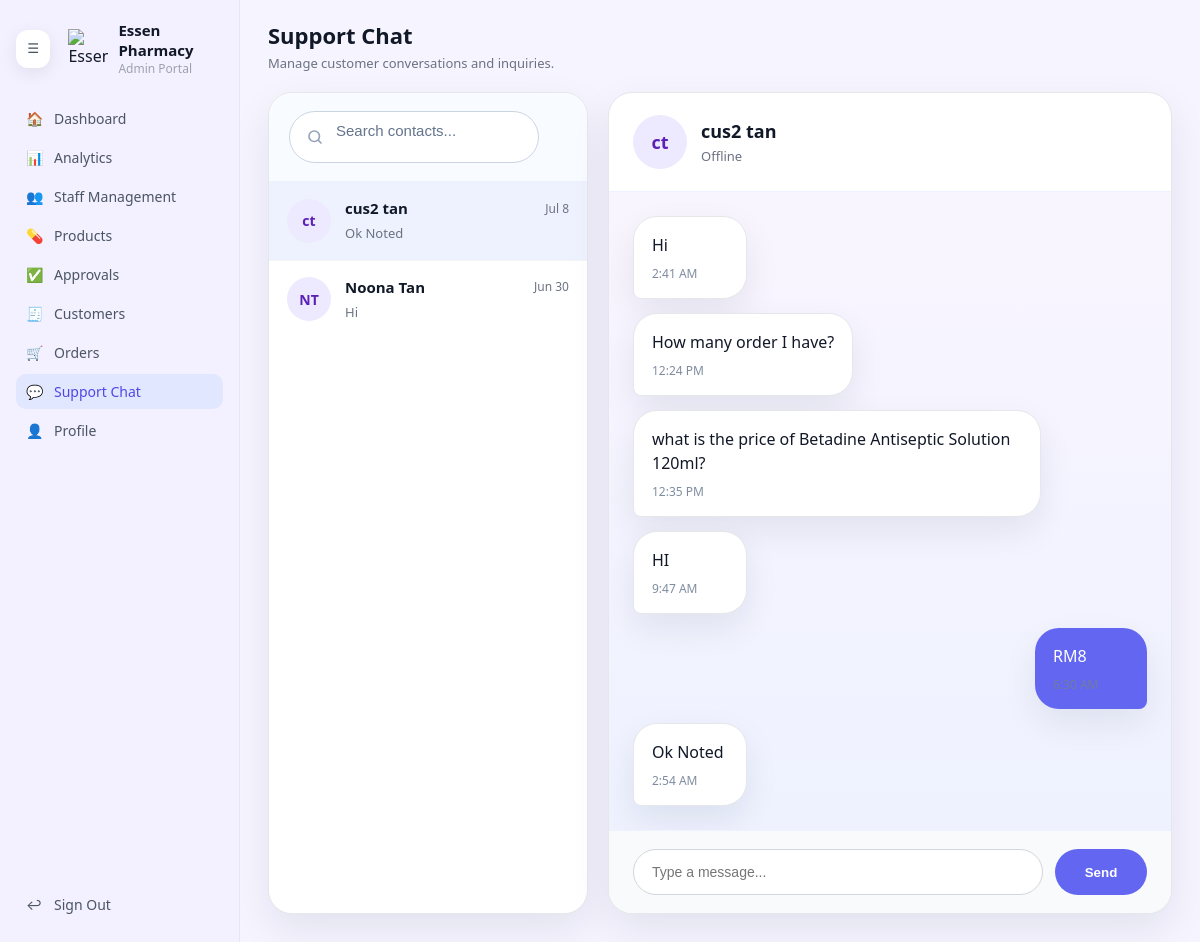
/admin/support-chat.php (signed in), run on the app's committed database.
### tables this page shows
CREATE TABLE `customers` (
  `customer_id` int(10) UNSIGNED NOT NULL,
  `user_id` int(10) UNSIGNED DEFAULT NULL,
  `customer_code` varchar(20) NOT NULL,
  `name` varchar(150) NOT NULL,
  `email` varchar(150) NOT NULL,
  `phone` varchar(40) DEFAULT NULL,
  `address` varchar(255) DEFAULT NULL,
  `join_date` date NOT NULL DEFAULT curdate(),
  `status` enum('active','inactive') NOT NULL DEFAULT 'active',
  `created_at` timestamp NULL DEFAULT current_timestamp(),
  `updated_at` timestamp NULL DEFAULT current_timestamp() ON UPDATE current_timestamp()
);

CREATE TABLE `support_chat` (
  `chat_id` int(10) UNSIGNED NOT NULL,
  `customer_id` int(10) UNSIGNED NOT NULL,
  `sender` enum('admin','customer') NOT NULL,
  `message` text NOT NULL,
  `created_at` timestamp NOT NULL DEFAULT current_timestamp(),
  `is_read` tinyint(1) NOT NULL DEFAULT 0
);

### admin/support-chat.php (the view, shortened to what this page needs)
<?php
require_once __DIR__ . '/../db.php';
$createContactsSql = <<<SQL
CREATE TABLE IF NOT EXISTS `support_chat` (
  `chat_id` int(10) UNSIGNED NOT NULL AUTO_INCREMENT,
  `customer_id` int(10) UNSIGNED NOT NULL,
  `sender` enum('admin','customer') NOT NULL,
  `message` text NOT NULL,
  `created_at` datetime NOT NULL DEFAULT current_timestamp(),
  `is_read` tinyint(1) NOT NULL DEFAULT 0,
  PRIMARY KEY (`chat_id`),
  KEY `idx_support_customer` (`customer_id`),
  CONSTRAINT `fk_support_customer` FOREIGN KEY (`customer_id`) REFERENCES `customers` (`customer_id`) ON DELETE CASCADE
) ENGINE=InnoDB DEFAULT CHARSET=utf8mb4 COLLATE=utf8mb4_unicode_ci;
SQL;
$conn->query($createContactsSql);
function escape(string $value): string
{
    return htmlspecialchars($value, ENT_QUOTES, 'UTF-8');
}
function formatRelativeTime(string $datetime): string
{
    $timestamp = strtotime($datetime);
    $diff = time() - $timestamp;
    return date('M j', $timestamp);
}
function formatTime(string $datetime): string
{
    $timestamp = strtotime($datetime);
    return date('g:i A', $timestamp);
}
$searchQuery = trim($_GET['search'] ?? '');
$selectedContactId = intval($_GET['contact_id'] ?? 0);
$contacts = [];
$contactQuery = "SELECT c.customer_id, c.name,
    (SELECT message FROM support_chat WHERE customer_id = c.customer_id ORDER BY created_at DESC LIMIT 1) AS last_message,
    (SELECT created_at FROM support_chat WHERE customer_id = c.customer_id ORDER BY created_at DESC LIMIT 1) AS last_active,
    (SELECT COUNT(*) FROM support_chat WHERE customer_id = c.customer_id AND sender = 'customer' AND is_read = 0) AS unread_count
    FROM customers c
    WHERE EXISTS (SELECT 1 FROM support_chat s WHERE s.customer_id = c.customer_id)";
$contactQuery .= ' ORDER BY last_active DESC';
$stmt = $conn->prepare($contactQuery);
if ($stmt) {
    $stmt->execute();
    $result = $stmt->get_result();
    while ($row = $result->fetch_assoc()) {
        $contacts[] = $row;
    }
}
$selectedContact = null;
if ($selectedContact === null && count($contacts) > 0) {
    $selectedContact = $contacts[0];
    $selectedContactId = intval($contacts[0]['customer_id']);
}
$messages = [];
if ($selectedContact !== null) {
    $messageStmt = $conn->prepare(
        'SELECT chat_id, sender, message, created_at FROM support_chat WHERE customer_id = ? ORDER BY created_at ASC'
    );
    if ($messageStmt) {
        $messageStmt->bind_param('i', $selectedContactId);
        $messageStmt->execute();
        $messageResult = $messageStmt->get_result();
        while ($row = $messageResult->fetch_assoc()) {
            $messages[] = $row;
        }
    }
}
function isContactOnline(string $lastActive): bool
{
    $timestamp = strtotime($lastActive);
    return (time() - $timestamp) < 600;
}
?>
<!DOCTYPE html>
<html lang="en">
<head>
    <link rel="stylesheet" href="css/admin-dashboard.css">
    <link rel="stylesheet" href="css/admin-chat.css?v=2">
</head>
<body>
<div class="admin-layout">
    <aside class="sidebar">
        <div class="sidebar-header">
            <button type="button" id="sidebarToggle" class="sidebar-toggle" aria-pressed="false" aria-label="Toggle sidebar">☰</button>
            <div class="logo-circle">
                <img src="../logo-transparent.png" alt="Essen Pharmacy" class="logo-image">
            </div>
            <div class="sidebar-brand">
                <div class="brand-title">Essen Pharmacy</div>
                <div class="brand-subtitle">Admin Portal</div>
            </div>
        </div>
        <nav class="sidebar-nav">
            <a href="dashboard.php" class="nav-item">
                <span class="nav-icon">🏠</span>
                <span class="nav-label">Dashboard</span>
            </a>
            <a href="analytics.php" class="nav-item">
                <span class="nav-icon">📊</span>
                <span class="nav-label">Analytics</span>
            </a>
            <a href="staff.php" class="nav-item">
                <span class="nav-icon">👥</span>
                <span class="nav-label">Staff Management</span>
            </a>
            <a href="products.php" class="nav-item">
                <span class="nav-icon">💊</span>
                <span class="nav-label">Products</span>
            </a>
            <a href="approvals.php" class="nav-item">
                <span class="nav-icon">✅</span>
                <span class="nav-label">Approvals</span>
            </a>
            <a href="customers.php" class="nav-item">
                <span class="nav-icon">🧾</span>
                <span class="nav-label">Customers</span>
            </a>
            <a href="orders.php" class="nav-item">
                <span class="nav-icon">🛒</span>
                <span class="nav-label">Orders</span>
            </a>
            <a href="support-chat.php" class="nav-item active">
                <span class="nav-icon">💬</span>
                <span class="nav-label">Support Chat</span>
            </a>
            <a href="profile.php" class="nav-item">
                <span class="nav-icon">👤</span>
                <span class="nav-label">Profile</span>
            </a>
        </nav>
        <div class="sidebar-footer">
            <a href="../logout.php" class="nav-item">
                <span class="nav-icon">↩</span>
                <span class="nav-label">Sign Out</span>
            </a>
        </div>
    </aside>
    <main class="main-content support-chat-main">
        <header class="main-header">
            <div>
                <h1>Support Chat</h1>
                <p>Manage customer conversations and inquiries.</p>
            </div>
        </header>
        <section class="support-chat-page">
            <div class="chat-shell">
                <div class="contact-panel">
                    <div class="search-bar">
                        <form method="get" action="support-chat.php" class="search-form">
                            <input
                                type="text"
                                name="search"
                                value="<?php echo escape($searchQuery); ?>"
                                placeholder="Search contacts..."
                                aria-label="Search contacts"
                            />
                        </form>
                    </div>
                    <div class="contacts-list">
                        <?php if (count($contacts) === 0): ?>
                            <div class="empty-state">
                                No conversations found.
                            </div>
                        <?php else: ?>
                            <?php foreach ($contacts as $contact): ?>
                                <?php $isSelected = $selectedContact && intval($contact['customer_id']) === intval($selectedContact['customer_id']); ?>
                                <a
                                    href="support-chat.php?contact_id=<?php echo intval($contact['customer_id']); ?>&search=<?php echo urlencode($searchQuery); ?>"
                                    class="contact-item<?php echo $isSelected ? ' selected' : ''; ?>"
                                >
                                    <div class="avatar-pill">
                                        <?php echo implode('', array_map(fn($namePart) => $namePart[0], explode(' ', $contact['name']))); ?>
                                    </div>
                                    <div class="contact-summary">
                                        <div class="contact-meta-row">
                                            <span class="contact-name"><?php echo escape($contact['name']); ?></span>
                                            <span class="contact-time"><?php echo escape(formatRelativeTime($contact['last_active'] ?: '')); ?></span>
                                        </div>
                                        <p class="contact-preview"><?php echo escape($contact['last_message'] ?? 'No messages yet'); ?></p>
                                    </div>
                                </a>
                            <?php endforeach; ?>
                        <?php endif; ?>
                    </div>
                </div>
                <div class="chat-panel">
                    <?php if ($selectedContact !== null): ?>
                        <div class="chat-header">
                            <div class="avatar-pill large">
                                <?php echo implode('', array_map(fn($namePart) => $namePart[0], explode(' ', $selectedContact['name']))); ?>
                            </div>
                            <div>
                                <div class="chat-title"><?php echo escape($selectedContact['name']); ?></div>
                                <div class="chat-subtitle"><?php echo isContactOnline($selectedContact['last_active']) ? 'Online' : 'Offline'; ?></div>
                            </div>
                        </div>
                        <div class="chat-body">
                            <?php if (count($messages) === 0): ?>
                                <div class="empty-state">
                                    No messages yet. Send the first response.
                                </div>
                            <?php else: ?>
                                <?php foreach ($messages as $message): ?>
                                    <?php $fromContact = $message['sender'] === 'customer'; ?>
                                    <div class="message-row <?php echo $fromContact ? 'contact' : 'admin'; ?>">
                                        <div class="msg-bubble <?php echo $fromContact ? 'contact' : 'admin'; ?>">
                                            <p><?php echo escape($message['message']); ?></p>
                                            <div class="message-time"><?php echo escape(formatTime($message['created_at'])); ?></div>
                                        </div>
                                    </div>
                                <?php endforeach; ?>
                            <?php endif; ?>
                        </div>
                        <form method="post" class="composer">
                            <input type="text" name="message" placeholder="Type a message..." autocomplete="off" />
                            <button type="submit">Send</button>
                        </form>
                    <?php else: ?>
                        <div class="empty-state full-height">
                            Select a conversation to start chatting.
                        </div>
                    <?php endif; ?>
                </div>
            </div>
        </section>
    </main>
</div>
</body>
</html>

### admin/css/admin-dashboard.css (style rules this page uses)
body { margin: 0; font-family: system-ui, -apple-system, BlinkMacSystemFont, "Segoe UI", sans-serif; background-color: #f5f4ff; color: #111827; }
.admin-layout { display: grid; grid-template-columns: 240px minmax(0, 1fr); min-height: 100vh; }
.sidebar { position: sticky; top: 0; height: 100vh; overflow-y: auto; background-color: #f3f0ff; border-right: 1px solid #e5e7eb; display: flex; flex-direction: column; padding: 20px 16px; box-sizing: border-box; min-width: 240px; transition: width 0.2s ease, padding 0.2s ease; }
.sidebar-header { display: flex; align-items: center; gap: 10px; margin-bottom: 24px; }
.logo-circle { width: 40px; height: 40px; border-radius: 0; display: flex; align-items: center; justify-content: center; background: transparent; color: inherit; overflow: visible; }
.logo-image { width: 40px; height: 40px; max-width: 40px; max-height: 40px; display: block; object-fit: contain; }
.sidebar-toggle { display: inline-flex; align-items: center; justify-content: center; width: 38px; height: 38px; border: none; border-radius: 12px; background: #ffffff; color: #4b5563; cursor: pointer; box-shadow: 0 5px 18px rgba(15, 23, 42, 0.08); transition: background 0.2s ease, transform 0.2s ease; margin-right: 8px; }
.sidebar-brand .brand-title { font-size: 15px; font-weight: 600; }
.sidebar-brand .brand-subtitle { font-size: 12px; color: #9ca3af; }
.sidebar-nav { flex: 1; display: flex; flex-direction: column; gap: 4px; }
.nav-item { display: flex; align-items: center; gap: 10px; padding: 8px 10px; border-radius: 10px; text-decoration: none; color: #4b5563; font-size: 14px; }
.nav-item .nav-icon { width: 18px; }
.nav-item.active { background-color: #e0e7ff; color: #4f46e5; }
.sidebar-footer { margin-top: auto; }
.main-content { padding: 20px 28px 28px; box-sizing: border-box; }
.main-header h1 { margin: 0 0 4px; font-size: 22px; }
.main-header p { margin: 0; font-size: 13px; color: #6b7280; }

### data on the page
customers: name "ct", name "cus2 tan", last_active "Jul 8", last_message "Ok Noted"
customers: name "NT", name "Noona Tan", last_active "Jun 30", last_message "Hi"
support_chat: message "Hi", created_at "2:41 AM"
support_chat: message "How many order I have?", created_at "12:24 PM"
support_chat: message "what is the price of Betadine Antiseptic Solution 120ml?", created_at "12:35 PM"
support_chat: message "HI", created_at "9:47 AM"
support_chat: message "RM8"
support_chat: message "Ok Noted", created_at "2:54 AM"
